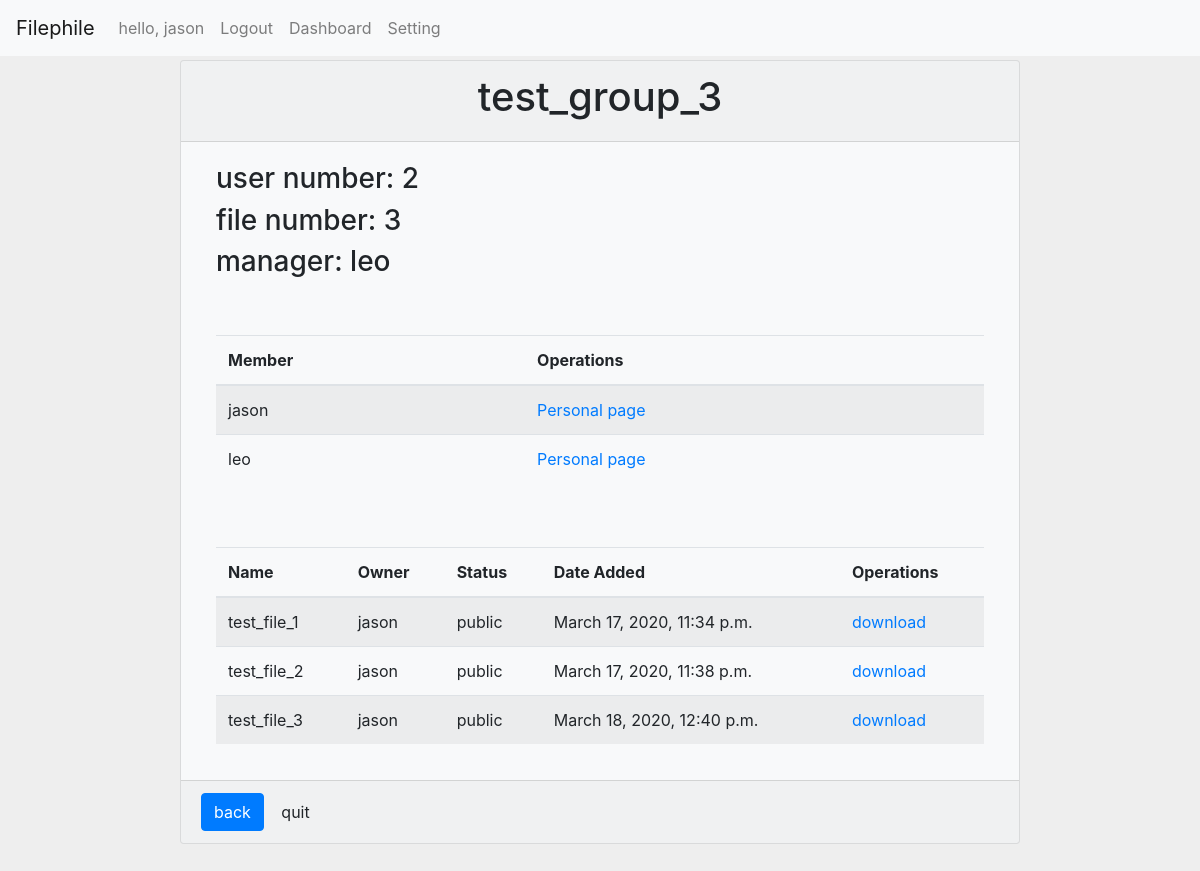
Screenshot of /groupinfo/3/ (signed in) with the database file from the repository.
### Filephile/models.py (models this page shows)
class User(models.Model):
    name = models.CharField(max_length=128,unique=True)
    password = models.CharField(max_length=256)
    email = models.EmailField(unique=True)
    c_time = models.DateTimeField(auto_now_add=True)
    groups = models.ManyToManyField(Group, blank=True)

class Group(models.Model):
    name = models.CharField(max_length=40, null=True,default="null")
    permission_key = models.CharField(max_length=256, blank=True, null=True)
    Date_Created = models.DateTimeField(auto_now_add=True)

class Manager(models.Model):
    name = models.ForeignKey(User, on_delete=models.CASCADE, blank=True, null=True)
    group = models.ForeignKey(Group, on_delete=models.CASCADE, blank=True, null=True)

class File(models.Model):
    name = models.CharField(max_length=40)
    data = models.FileField(upload_to='Filephile/static/files')
    Date_Added = models.DateTimeField(auto_now_add=True)
    owner = models.ForeignKey(User, on_delete=models.SET_NULL, blank=True, null=True)
    private = models.BooleanField(default=True)
    groups = models.ManyToManyField(Group, blank=True)

### Filephile/views.py (the view)
# urls.py: path('groupinfo/<int:id>/', views.group_info, name='group_info'),
def group_info(request, id):
    if not request.session.get('is_login',None):
        return redirect('/')
    user = models.User.objects.get(name=request.session['user_name'])
    group = models.Group.objects.get(id=id)
    user_number = group.user_set.all().count()
    file_number = group.file_set.all().count()
    users = group.user_set.all()
    files = group.file_set.all()
    manager = models.Manager.objects.get(group=id)
    return render(request, "Filephile/group_info.html", locals())

### Filephile/templates/Filephile/group_info.html (shortened to what this page needs)
{% extends 'Filephile/base.html' %}
{% load static %}
{% block css %}
  <link rel="stylesheet" href="{% static 'CSS/group_info.css' %}">
{% endblock %}
{% block content %}
<div class="card bg-light" style="margin:5% 15%">
  <div class="card-header">
    <h1>{{ group.name }}</h1>
  </div>
  <div class="card-body">
    <div class="container">
      <h3>user number: {{ user_number }}</h3>
      <h3>file number: {{ file_number }}</h3>
      <h3>manager: {{ manager.name.name }}</h3>
      {% if user in users %}
        <br><br>
        <div class="table-responsive">
          <table class="table table-striped">
            <thead>
              <tr>
                <th>Member</th>
                <th>Operations</th>
              </tr>
            </thead>
            <tbody>
              {% for user in users %}
                <tr>
                  <td>{{ user.name }}</td>
                  <td><a href="{% url 'Filephile:setting' user.id %}">Personal page</a></td>
                </tr>
              {% endfor %}
            </tbody>
          </table>
        </div>
        <br><br>
        <div class="table-responsive">
          <table class="table table-striped">
            <thead>
              <tr>
                <th>Name</th>
                <th>Owner</th>
                <th>Status</th>
                <th>Date Added</th>
                <th>Operations</th>
              </tr>
            </thead>
            <tbody>
              {% for file in files reversed %}
                <tr>
                  <td>{{ file.name }}</td>
                  <td>{{ file.owner.name }}</td>
                  {% if file.private %}
                    <td>private</td>
                  {% else %}
                    <td>public</td>
                  {% endif %}
                  <td>{{ file.Date_Added }}</td>
                  <td>
                    <a href="{% url 'Filephile:download' file.data.url %}">download</a>
                  </td>
                </tr>
              {% endfor %}
            </tbody>
          </table>
        </div>
      </div>
    </div>
    <div class="card-footer">
      <a href="{% url 'Filephile:dashboard' %}"><button class="btn btn-primary pull-left">back</button></a>
        {% ifequal user.name manager.name.name %}
          <a href="{% url 'Filephile:dismiss' group.id %}"><button class="btn btn-default pull-left">dismiss</button></a>
        {% else %}
          <a href="{% url 'Filephile:quit' group.id %}"><button class="btn btn-default pull-left">quit</button></a>
        {% endifequal %}
      {% endif %}
    </div>
  </div>
{% endblock %}

### Filephile/templates/Filephile/base.html (shortened to what this page needs)
{% load static %}
<!DOCTYPE html>
<html lang="en">
  <head>
    <link href="{% static 'bootstrap-4.4.1-dist/css/bootstrap.min.css' %}" rel="stylesheet">
    {% block css %}{% endblock %}
  </head>
  <body>
    <nav class="navbar fixed-top navbar-expand-lg navbar-light bg-light">
      <a class="navbar-brand" href="{% url 'Filephile:index' %}">Filephile</a>
      <div class="collapse navbar-collapse" id="navbarNavAltMarkup">
        <div class="navbar-nav">
          {% if request.session.is_login %}
            <a class="nav-item nav-link" href="{% url 'Filephile:index' %}">hello, {{ request.session.user_name }}</a>
            <a class="nav-item nav-link" href="{% url 'Filephile:logout' %}">Logout</a>
            <a class="nav-item nav-link" href="{% url 'Filephile:dashboard' %}">Dashboard</a>
            <a class="nav-item nav-link" href="{% url 'Filephile:setting' request.session.user_id %}">Setting</a>
          {% else %}
            <a class="nav-item nav-link" href="{% url 'Filephile:register' %}">Register</a>
            <a class="nav-item nav-link" href="{% url 'Filephile:login' %}">Login</a>
          {% endif %}
        </div>
      </div>
    </nav>
    {% block content %}{% endblock %}
  </body>
</html>

### Filephile/static/CSS/group_info.css (style rules this page uses)
body { background-color: #eee; }
h1 { text-align:center; }

### rows the page displays
User: session.user_name "jason", name "jason"
Group: name "test_group_3"
Manager: name.name "leo"
User: name "leo"
File: name "test_file_1", owner.name "jason", private "public", Date_Added "March 17, 2020, 11:34 p.m."
File: name "test_file_2", owner.name "jason", private "public", Date_Added "March 17, 2020, 11:38 p.m."
File: name "test_file_3", owner.name "jason", private "public", Date_Added "March 18, 2020, 12:40 p.m."

### other values shown
{{ user_number }} "2"
{{ file_number }} "3"
